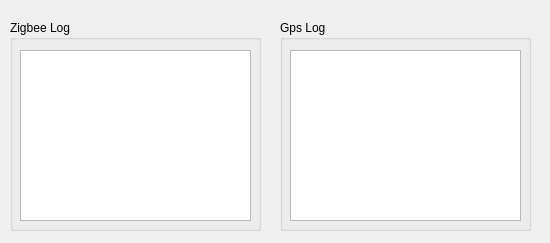
<?xml version="1.0" encoding="UTF-8"?>
<ui version="4.0">
 <class>LogTab</class>
 <widget class="QWidget" name="LogTab">
  <property name="geometry">
   <rect>
    <x>0</x>
    <y>0</y>
    <width>550</width>
    <height>243</height>
   </rect>
  </property>
  <property name="windowTitle">
   <string>Form</string>
  </property>
  <widget class="QGroupBox" name="groupBox">
   <property name="geometry">
    <rect>
     <x>10</x>
     <y>20</y>
     <width>251</width>
     <height>211</height>
    </rect>
   </property>
   <property name="title">
    <string>Zigbee Log</string>
   </property>
   <widget class="QPlainTextEdit" name="plainTextEditZigbee">
    <property name="geometry">
     <rect>
      <x>10</x>
      <y>30</y>
      <width>231</width>
      <height>171</height>
     </rect>
    </property>
   </widget>
  </widget>
  <widget class="QGroupBox" name="groupBox_2">
   <property name="geometry">
    <rect>
     <x>280</x>
     <y>20</y>
     <width>251</width>
     <height>211</height>
    </rect>
   </property>
   <property name="title">
    <string>Gps Log</string>
   </property>
   <widget class="QPlainTextEdit" name="plainTextEditGps">
    <property name="geometry">
     <rect>
      <x>10</x>
      <y>30</y>
      <width>231</width>
      <height>171</height>
     </rect>
    </property>
   </widget>
  </widget>
 </widget>
 <resources/>
 <connections/>
</ui>
